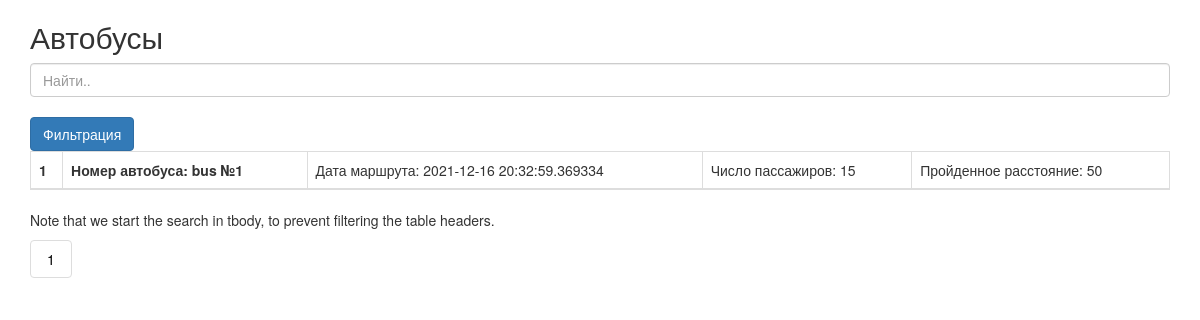
Before: / with the older database file.
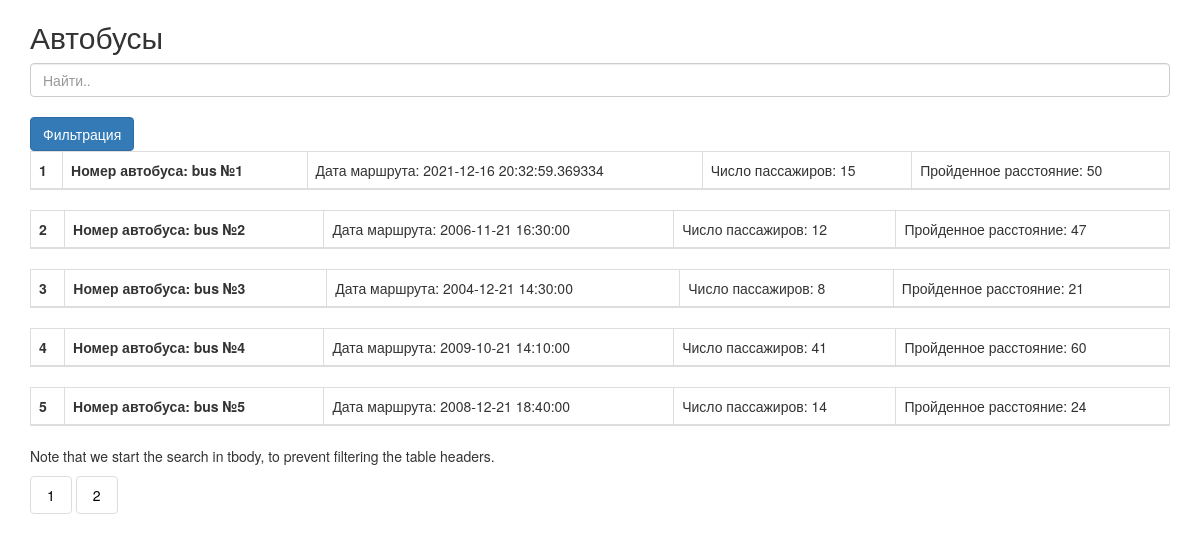
After: the same page with the newer database file.
### core/models.py (models this page shows, shortened)
class Wel(db.Model):
    __tablename__ = 'wels'
    id = db.Column(db.Integer(), primary_key=True)
    date = db.Column(db.DateTime(), nullable=False)
    title = db.Column(db.String(), nullable=False)
    quantity = db.Column(db.Integer(),nullable=False)
    distance = db.Column(db.Integer(),nullable=False)

### core/routes.py (the view)
@app.route('/')
def index():
    page = request.args.get('page', 1, type=int)
    wels = Wel.query.paginate(page=page, per_page=5)
    return render_template('index.html', wels=wels)

### core/templates/index.html (shortened to what this page needs)
{% extends 'base.html' %}
{% block content %}
<div class="container">
    <h2>Автобусы</h2>
    <input class="form-control" id="myInput" type="text" placeholder="Найти..">
    <br>
    <div class="dropdown">
        <button class="btn btn-primary dropdown-toggle" type="button" data-toggle="dropdown">
            Фильтрация
        </button>
    </div>
{% for wel in wels.items %}
    <table class="table table-bordered table-striped">
        <thead>
            <tr>
              <th>{{wel.id}}</th>
              <th>Номер автобуса: {{wel.title}}</th>
              <td>Дата маршрута: {{wel.date}}</td>
              <td>Число пассажиров: {{wel.quantity}}</td>
              <td>Пройденное расстояние: {{wel.distance}}</td>
             {% endfor %}
            </tr>
          </thead>
    </table>
    <p>Note that we start the search in tbody, to prevent filtering the table headers.</p>
  </div>
  <div class="container">
        {% for page_num in wels.iter_pages(left_edge=1, right_edge=2, left_current=2, right_current=2) %}
              {% if page_num %}
                  {% if page_num == wels.page %}
            <ul class="pagination">
              <li><a href="{{url_for('index', page=page_num)}}"> {{ page_num }} </a></li>
         </ul>
            {% else %}
            <ul class="pagination">
              <li><a href="{{url_for('index', page=page_num)}}"> {{ page_num }} </a></li>
              {% endif %}
              {% else %}
              ...
              {% endif %}
          {% endfor %}
  </div>
{% endblock %}

### core/templates/base.html (shortened to what this page needs)
<!DOCTYPE html>
<html lang="ru">
<head>
    <link rel="stylesheet" href="{{url_for('static', filename='style.css') }}">
    <link rel="stylesheet" href="https://maxcdn.bootstrapcdn.com/bootstrap/3.4.1/css/bootstrap.min.css">
</head>
<body>
    {% block content %}
    {% endblock %}
</body>
</html>

### core/static/style.css (style rules this page uses)
ul.pagination { display: inline-block; padding: 0; margin: 0; }
ul.pagination li { display: inline; }
ul.pagination li a { color: black; float: left; padding: 8px 16px; text-decoration: none; }

Changed rows visible on the page:
added Wel: id "2", title "bus №2", date "2006-11-21 16:30:00", quantity "12", distance "47"
added Wel: id "3", title "bus №3", date "2004-12-21 14:30:00", quantity "8", distance "21"
added Wel: id "4", title "bus №4", date "2009-10-21 14:10:00", quantity "41", distance "60"
added Wel: id "5", title "bus №5", date "2008-12-21 18:40:00", quantity "14", distance "24"
Other visible differences:
new list line: "2"
